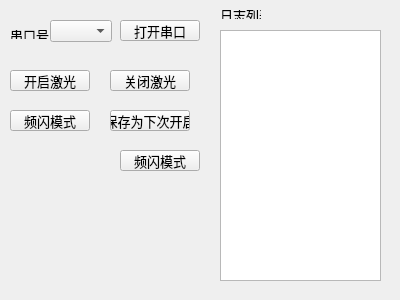
<?xml version="1.0" encoding="UTF-8"?>
<ui version="4.0">
 <class>DeviceLaser</class>
 <widget class="QWidget" name="DeviceLaser">
  <property name="geometry">
   <rect>
    <x>0</x>
    <y>0</y>
    <width>400</width>
    <height>300</height>
   </rect>
  </property>
  <property name="windowTitle">
   <string>设备激光控制</string>
  </property>
  <widget class="QPushButton" name="pushButton">
   <property name="geometry">
    <rect>
     <x>120</x>
     <y>20</y>
     <width>80</width>
     <height>21</height>
    </rect>
   </property>
   <property name="font">
    <font>
     <family>微软雅黑</family>
     <pointsize>10</pointsize>
    </font>
   </property>
   <property name="text">
    <string>打开串口</string>
   </property>
  </widget>
  <widget class="QLabel" name="label_2">
   <property name="geometry">
    <rect>
     <x>220</x>
     <y>10</y>
     <width>41</width>
     <height>9</height>
    </rect>
   </property>
   <property name="font">
    <font>
     <family>微软雅黑</family>
     <pointsize>10</pointsize>
    </font>
   </property>
   <property name="text">
    <string>日志列表</string>
   </property>
  </widget>
  <widget class="QComboBox" name="comboBox">
   <property name="geometry">
    <rect>
     <x>50</x>
     <y>20</y>
     <width>62</width>
     <height>22</height>
    </rect>
   </property>
   <property name="font">
    <font>
     <family>微软雅黑</family>
     <pointsize>10</pointsize>
    </font>
   </property>
  </widget>
  <widget class="QListView" name="listView">
   <property name="geometry">
    <rect>
     <x>220</x>
     <y>30</y>
     <width>161</width>
     <height>251</height>
    </rect>
   </property>
  </widget>
  <widget class="QPushButton" name="pushButton_4">
   <property name="geometry">
    <rect>
     <x>10</x>
     <y>110</y>
     <width>80</width>
     <height>21</height>
    </rect>
   </property>
   <property name="font">
    <font>
     <family>微软雅黑</family>
     <pointsize>10</pointsize>
    </font>
   </property>
   <property name="text">
    <string>频闪模式</string>
   </property>
  </widget>
  <widget class="QPushButton" name="pushButton_5">
   <property name="geometry">
    <rect>
     <x>110</x>
     <y>110</y>
     <width>80</width>
     <height>21</height>
    </rect>
   </property>
   <property name="font">
    <font>
     <family>微软雅黑</family>
     <pointsize>10</pointsize>
    </font>
   </property>
   <property name="text">
    <string>保存为下次开启</string>
   </property>
  </widget>
  <widget class="QPushButton" name="pushButton_6">
   <property name="geometry">
    <rect>
     <x>120</x>
     <y>150</y>
     <width>80</width>
     <height>21</height>
    </rect>
   </property>
   <property name="font">
    <font>
     <family>微软雅黑</family>
     <pointsize>10</pointsize>
    </font>
   </property>
   <property name="text">
    <string>频闪模式</string>
   </property>
  </widget>
  <widget class="QPushButton" name="pushButton_3">
   <property name="geometry">
    <rect>
     <x>110</x>
     <y>70</y>
     <width>80</width>
     <height>21</height>
    </rect>
   </property>
   <property name="font">
    <font>
     <family>微软雅黑</family>
     <pointsize>10</pointsize>
    </font>
   </property>
   <property name="text">
    <string>关闭激光</string>
   </property>
  </widget>
  <widget class="QLabel" name="label">
   <property name="geometry">
    <rect>
     <x>10</x>
     <y>30</y>
     <width>41</width>
     <height>9</height>
    </rect>
   </property>
   <property name="font">
    <font>
     <family>微软雅黑</family>
     <pointsize>10</pointsize>
    </font>
   </property>
   <property name="text">
    <string>串口号</string>
   </property>
  </widget>
  <widget class="QPushButton" name="pushButton_2">
   <property name="geometry">
    <rect>
     <x>10</x>
     <y>70</y>
     <width>80</width>
     <height>21</height>
    </rect>
   </property>
   <property name="font">
    <font>
     <family>微软雅黑</family>
     <pointsize>10</pointsize>
    </font>
   </property>
   <property name="text">
    <string>开启激光</string>
   </property>
  </widget>
 </widget>
 <resources/>
 <connections/>
</ui>
